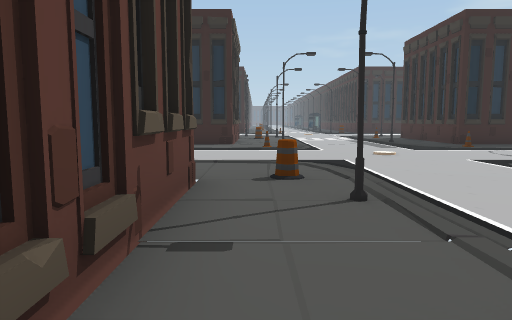
view 1 (above)

20 first-person views from a walk through a 3-D level made in the Unity game engine. The camera is 1.5 m above the floor, tilts 6° down and sees 70° across. The floor is counted in squares, 2 m on a side. Each view is taken from the middle of a square. On the plan, view 1 faces up. The plan holds only what a view shows up to about 11 squares ahead; the rest is blank. The place goes on beyond the plan. The player is left out.

view 2
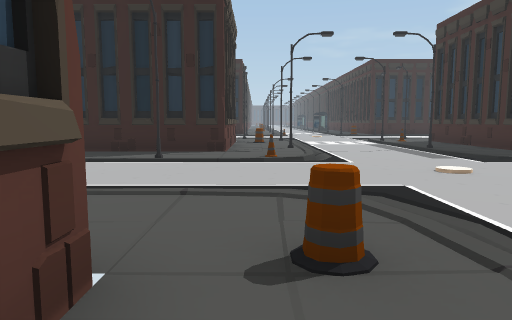

view 3
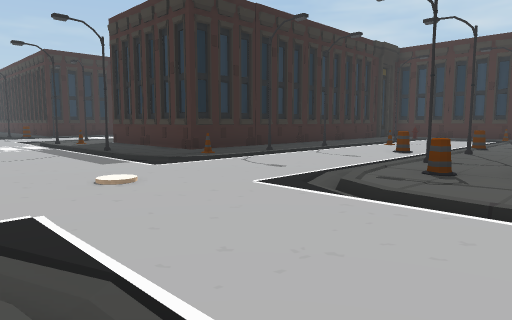

view 4
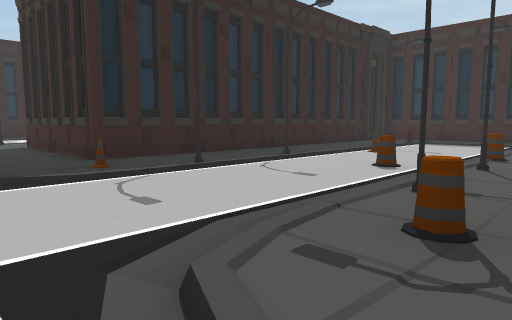

view 5
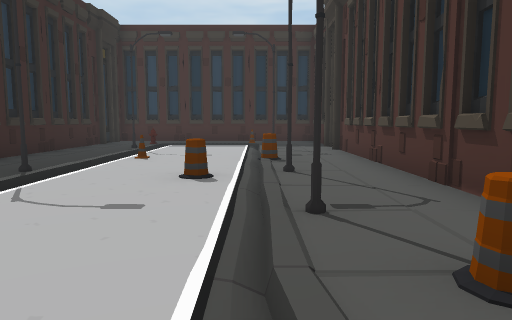

view 6
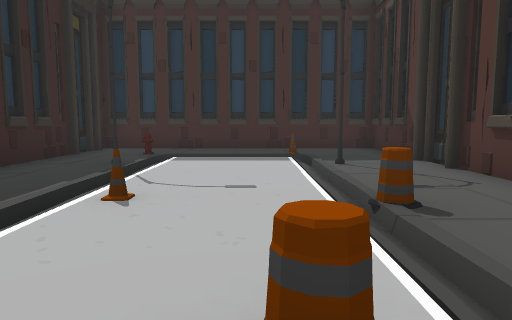

view 7
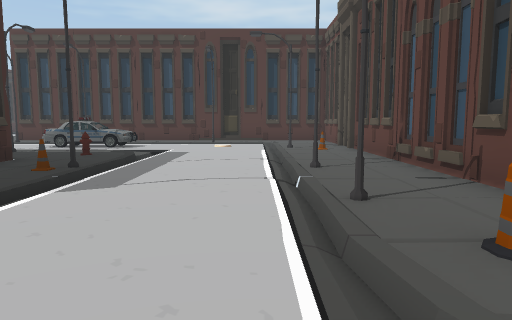

view 8
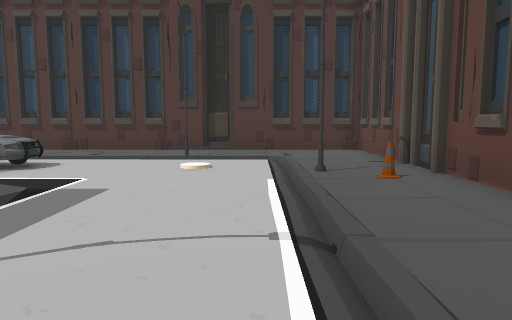

view 9
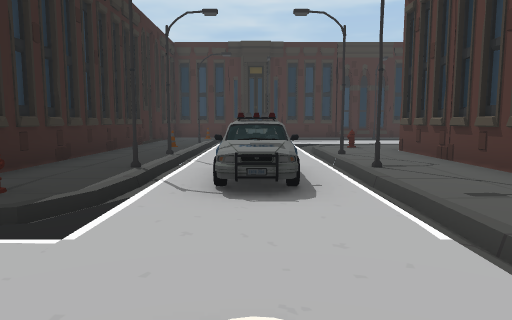

view 10
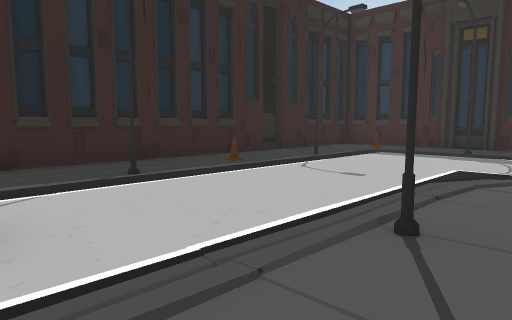

view 11
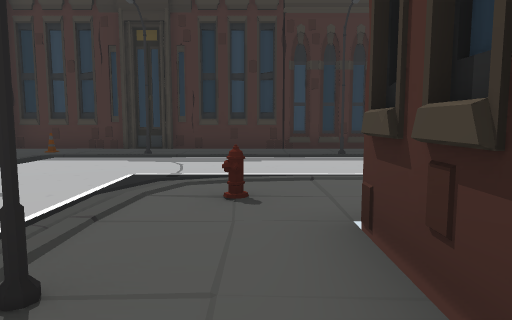

view 12
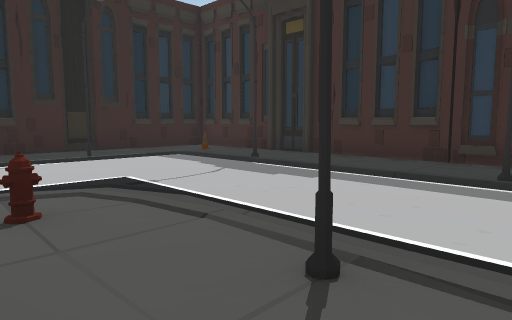

view 13
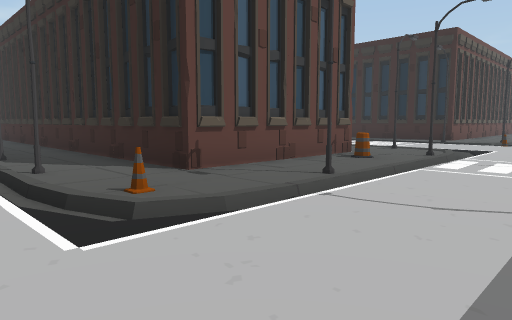

view 14
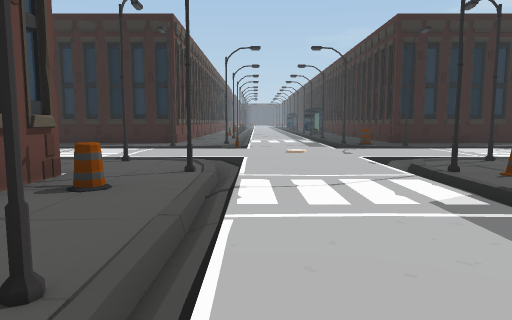

view 15
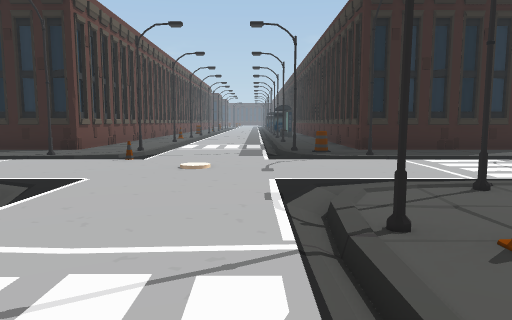

view 16
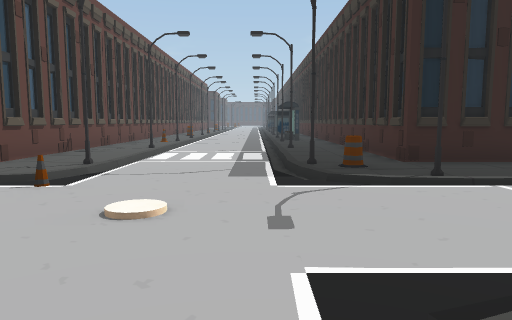

view 17
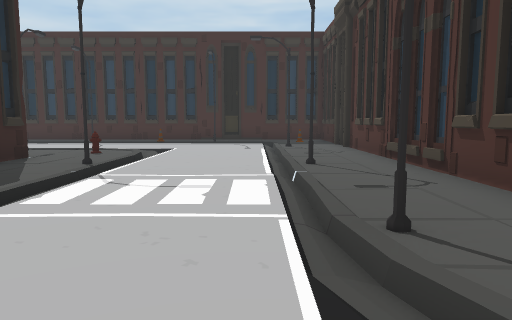

view 18
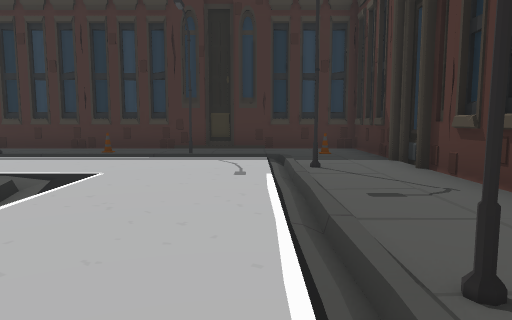

view 19
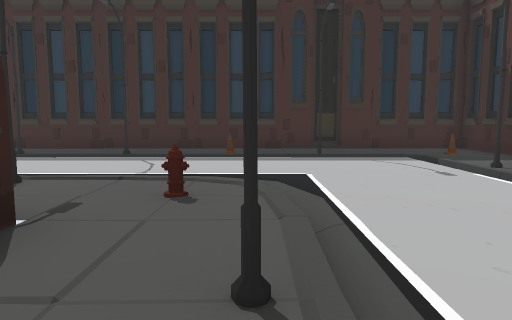

view 20
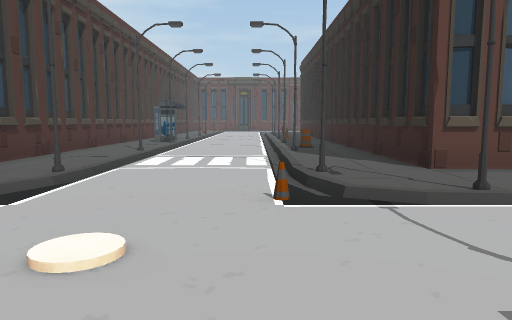

### Floor plan
Key: @ floor where view 1 was taken; # wall or solid block; . floor; / step, stairs or slope; O other object.
Columns run from 6 left of view 1 to 20 right of it. Each row starts with its distance up from view 1.
 29      #.......#         /..#
 28      #.#...#.#        .#..#
 27      #.......#       ../..#
 26      #.......#     #/..#..#
 25 ######.......#####../../..#
 24 .......#...#O......O/../O.#
 23 O.....#.....#...#..//../..#
 22 .......O.............../#.#
 21 .........O............./..#
 20 ......................./..#
 19 .....#......#...#....#....#
 18 .......#................O.#
 17 ######.....#O##############
 16      #O......#
 15      #.......#
 14      #.....#.#
 13 ######.#.....####      ###
 12 ................########.#
 11 ......O/.../O............#
 10  #//#///...///#/#////#/O.#
  9    ................O.../.#
  8     .....O......O....../.#
  7     ////...///////O/////O#
  6      ../.../.O#./..../...#
  5      .O.........##########
  4      #.....   ###
  3      #.#....
  2      #.......
  1      #.#...O.
  0      #@......##############
 -1      #......O.............#
 -2      #........#.#..O.#..O.#
 -3      #O................/..#
 -4      #.#.O..OOO........#..#
 -5      #................./..#
 -6      #...#....#....//../..#
 -7      #.............O/../..#
 -8      #############../../..#
 -9                   ..#..#..#
-10                   ../.  ..#

Where each view was taken, in squares from view 1:
view 1: 0 up, 0 right, facing up
view 2: 3 up, 0 right, facing up
view 3: 4 up, 1 right, facing up-right
view 4: 5 up, 4 right, facing up-right
view 5: 7 up, 5 right, facing right
view 6: 8 up, 9 right, facing right
view 7: 7 up, 2 right, facing down
view 8: 2 up, 2 right, facing down
view 9: 4 down, 2 right, facing right
view 10: 7 down, 8 right, facing up-right
view 11: 7 down, 9 right, facing right
view 12: 10 down, 12 right, facing up-right
view 13: 9 up, 4 right, facing up-left
view 14: 12 up, 2 right, facing up
view 15: 15 up, 4 right, facing up
view 16: 18 up, 4 right, facing up
view 17: 20 up, 4 right, facing right
view 18: 20 up, 9 right, facing right
view 19: 23 up, 9 right, facing right
view 20: 22 up, 5 right, facing left
